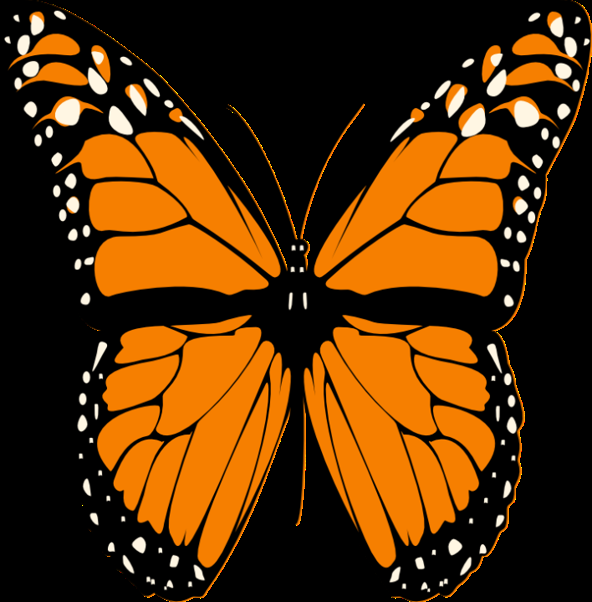
%> input picture aula1/borboleta.png, 592 x 602 px
$ octave recolore_img.m   (GNU Octave 9; MATLAB toolbox functions it lacks are replaced by stand-ins)
%> lines starting %> are read from the running program, lines starting %| are printed output that depends on the picture; in (x1, y1, x2, y2) boxes, pixels count from 0 and x2, y2 are one past the last pixel; in counts of white or black regions, pixels touching at a corner belong together; the program's own positions count from 1
# le arquivo da img
a = imread('borboleta.png');
%> a is the input picture: size 602x592x3 uint8; mean R, G, B 85.6, 47.7, 6.9

# pega pixel laranja
[x, y] = find(a(:,:,1)==246 & a(:,:,2)==127 & a(:,:,3)==0);
%> x = 89478 values from 14 to 595; y = 89478 values from 30 to 589
[tamanho, dimensao] = size(x);
%> tamanho = 89478; dimensao = 1
#muda cor do pixel laranja
for(i = 1 : tamanho)
  a(x(i), y(i), : ) = [34;139;34];
endfor
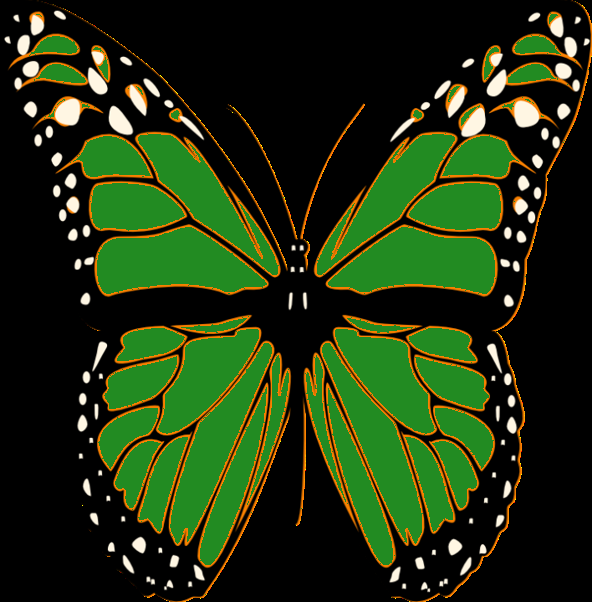
%> a: size 602x592x3 uint8; mean R, G, B 32.3, 50.7, 15.4

# pega pixels bege
[x, y] = find(a(:,:,1)==255 & a(:,:,2)==246 & a(:,:,3)==227);
%> x = 4400 values from 13 to 587; y = 4400 values from 8 to 586
[tamanho, dimensao] = size(x);
%> tamanho = 4400
# muda cor do pixel bege
for(i = 1 : tamanho)
  a(x(i), y(i), : ) = [255;20;147];
endfor
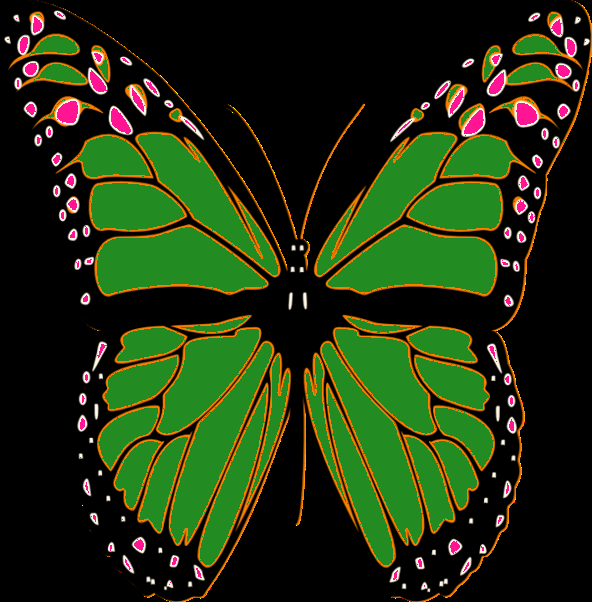
%> a: size 602x592x3 uint8; 1.23% of pixels changed, all inside (x1, y1, x2, y2) = (7, 12, 586, 587)

# mostra resultado e salva no arquivo
imshow(a);
imwrite(a, 'borboleta_out2.png');
